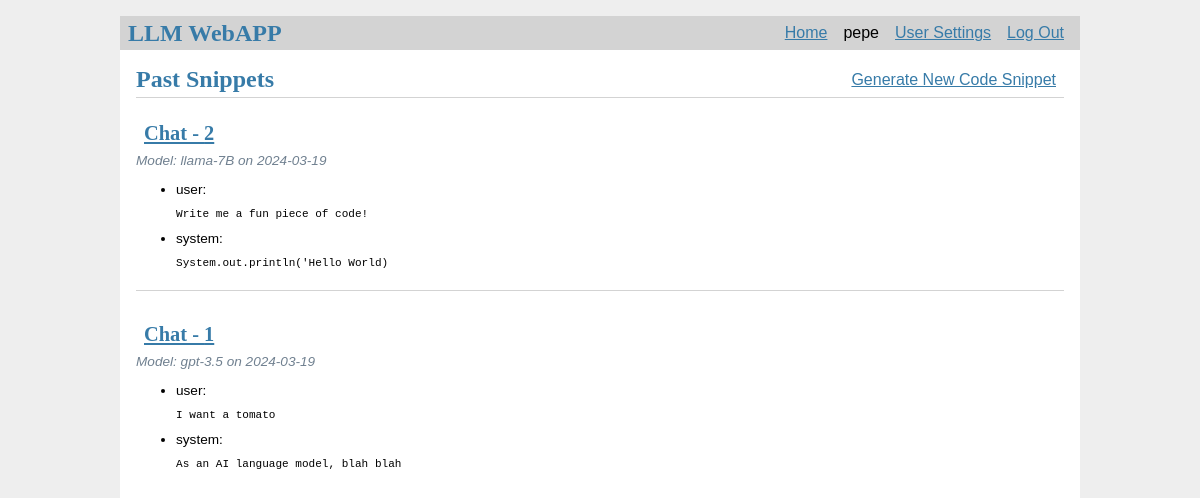
Screenshot of / (signed in) with the database file from the repository.
### tables this page shows
CREATE TABLE user (
  id INTEGER PRIMARY KEY AUTOINCREMENT,
  username TEXT UNIQUE NOT NULL,
  password TEXT NOT NULL
);

CREATE TABLE chat (
    chat_id INTEGER PRIMARY KEY AUTOINCREMENT,
    author_id INTEGER NOT NULL,
    model TEXT NOT NULL,
    created TIMESTAMP NOT NULL DEFAULT CURRENT_TIMESTAMP,
    FOREIGN KEY (author_id) REFERENCES user (id)
);

CREATE TABLE chat_entry (
  chat_entry_id INTEGER PRIMARY KEY AUTOINCREMENT,
  chat_id INTEGER NOT NULL,
  type TEXT NOT NULL,
  body TEXT NOT NULL,
  FOREIGN KEY (chat_id) REFERENCES chat (chat_id)
);

### llm_webapp/chat.py (the view)
@bp.route('/')
@login_required
def index():
    db = get_db()
    chats = db.execute(
    'SELECT chat.chat_id, chat.model, chat.created, chat_entry.type, chat_entry.body'
    ' FROM chat'
    ' LEFT JOIN chat_entry ON chat.chat_id = chat_entry.chat_id'
    ' WHERE chat.author_id = ?'
    ' ORDER BY chat.chat_id DESC, chat_entry.chat_entry_id ASC', (g.user['id'], )
    ).fetchall()
    chat_data = {}
    for row in chats:
        chat_id, model, created, entry_type, body = row
        if chat_id not in chat_data:
            chat_data[chat_id] = {
                'model': model,
                'created': created,
                'entries': []
            }
        chat_data[chat_id]['entries'].append({'type': entry_type, 'body': body})
    return render_template('chat/index.html', chats=chat_data)

### llm_webapp/__init__.py (called while the page is built)
def nl2br(value):
    return Markup(value.replace('\n', '<br>\n').replace('\\\n', '<br>\n'))

### llm_webapp/auth.py (called while the page is built)
@bp.before_app_request
def load_logged_in_user():
    user_id = session.get('user_id')
    if user_id is None:
        g.user = None
    else:
        g.user = get_db().execute(
            'SELECT * FROM user WHERE id = ?', (user_id,)
        ).fetchone()

def login_required(view):
    @functools.wraps(view)
    def wrapped_view(**kwargs):
        if g.user is None:
            return redirect(url_for('auth.login'))
        return view(**kwargs)
    return wrapped_view

### llm_webapp/db.py (called while the page is built)
def get_db():
    if 'db' not in g:
        g.db = sqlite3.connect(
            current_app.config['DATABASE'],
            detect_types=sqlite3.PARSE_DECLTYPES
        )
        g.db.row_factory = sqlite3.Row
    return g.db

### llm_webapp/templates/chat/index.html
{% extends 'base.html' %}
{% block header %}
  <h1>{% block title %}Past Snippets{% endblock %}</h1>
  {% if g.user %}
    <a class="action" href="{{ url_for('chat.create') }}">Generate New Code Snippet</a>
  {% endif %}
{% endblock %}
{% block content %}
  {%for chat_id, chat in chats.items() %}
    <article class="chat">
      <header>
        <div>
          <h1><a class="action" href="{{ url_for('chat.load_chat', id=chat_id) }}">Chat - {{ chat_id }}</a></h1>
          <div class="about"> Model: {{ chat.model }} on {{ chat['created'].strftime('%Y-%m-%d') }}</div>
           <ul>
            {% for entry in chat.entries %}
              <li>{{ entry.type }}: <pre>{{ entry.body | nl2br | safe}}</pre></li>
            {% endfor %}
        </ul>
        </div>
      </header>
    </article>
    {% if not loop.last %}
      <hr>
    {% endif %}
  {% endfor %}
{% endblock %}

### llm_webapp/templates/base.html (shortened to what this page needs)
<!doctype html>
<link rel="stylesheet" href="{{ url_for('static', filename='style.css') }}">
<nav>
  <h1>LLM WebAPP</h1>
  <ul>
    {% if g.user %}
      <li><a href="{{ url_for('index') }}">Home</a>
      <li><span>{{ g.user['username'] }}</span>
      <li><a href="{{ url_for('user_settings.user_settings') }}">User Settings</a>
      <li><a href="{{ url_for('auth.logout') }}">Log Out</a>
    {% else %}
      <li><a href="{{ url_for('auth.register') }}">Register</a>
      <li><a href="{{ url_for('auth.login') }}">Log In</a>
    {% endif %}
  </ul>
</nav>
<section class="content">
  <header>
    {% block header %}{% endblock %}
  </header>
  {% block content %}{% endblock %}
</section>

### llm_webapp/static/style.css (style rules this page uses)
h1 { font-family: serif; color: #377ba8; margin: 1rem 0; }
a { color: #377ba8; }
hr { border: none; border-top: 1px solid lightgray; }
nav { background: lightgray; display: flex; align-items: center; padding: 0 0.5rem; }
nav h1 { flex: auto; margin: 0; }
nav ul { display: flex; list-style: none; margin: 0; padding: 0; }
nav ul li a, nav ul li span, header .action { display: block; padding: 0.5rem; }
.content { padding: 0 1rem 1rem; }
.content > header { border-bottom: 1px solid lightgray; display: flex; align-items: flex-end; }
.content > header h1 { flex: auto; margin: 1rem 0 0.25rem 0; }
.chat > header { display: flex; align-items: flex-end; font-size: 0.85em; }
.chat > header > div:first-of-type { flex: auto; }
.chat > header h1 { font-size: 1.5em; margin-bottom: 0; }
.chat .about { color: slategray; font-style: italic; }
.content:last-child { margin-bottom: 0; }

### rows the page displays
user: user.username "pepe"
chat: model "llama-7B", created "2024-03-19"
chat_entry: type "user", body "Write me a fun piece of code!"
chat_entry: type "system", body "System.out.println('Hello World)"
chat: model "gpt-3.5", created "2024-03-19"
chat_entry: type "user", body "I want a tomato"
chat_entry: type "system", body "As an AI language model, blah blah"

### other values shown
{{ chat_id }} "2" "1"
